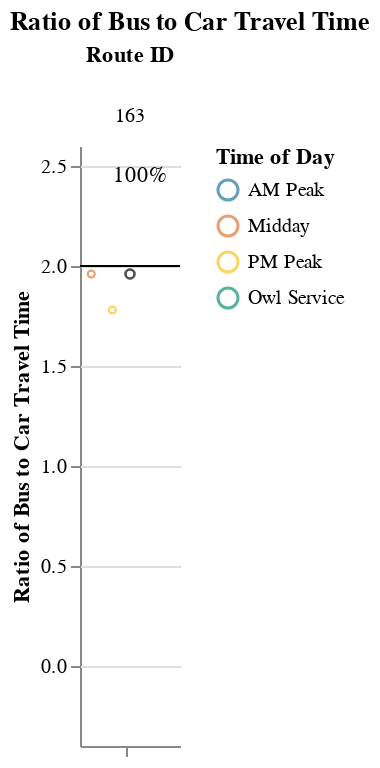
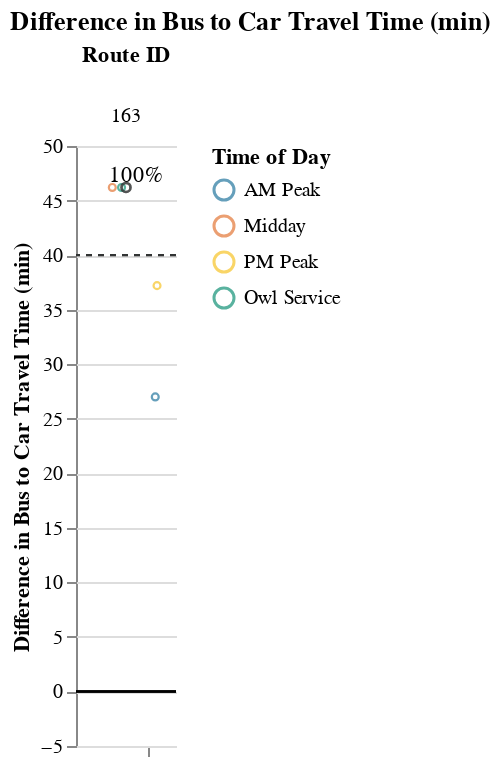

Notebook code for these charts, in order:
### Markdown cell above
### Long Routes (> 1.5 hrs)

### Code cell
route_group = "long"
try:
    display_charts_for_route_group(df, route_group)
except:
    print("No routes meet this criteria.")

### Figure 1 — Vega-Lite specification as saved in the notebook (floating-point values rounded to 4 significant figures)
{"config": {"view": {"continuousWidth": 400, "continuousHeight": 300, "stroke": null}, "facet": {"spacing": 0}}, "data": {"name": "data-0382d29c4ebfbc4f3064208bc8603e85"}, "facet": {"column": {"field": "route_id", "sort": ["163"], "title": "Route ID", "type": "nominal"}}, "spec": {"layer": [{"mark": "rule", "encoding": {"color": {"value": "black"}, "y": {"field": "cutoff", "type": "quantitative"}}, "selection": {"selector005": {"type": "interval", "bind": "scales", "encodings": ["x", "y"]}}}, {"mark": {"type": "point", "opacity": 0.65, "size": 12, "strokeWidth": 1.1}, "encoding": {"color": {"field": "time_of_day", "scale": {"range": ["#136C97", "#E16B26", "#F6BF16", "#00896B", "#7790A3", "#5B559C"]}, "sort": ["AM Peak", "Midday", "PM Peak", "Owl Service"], "title": "Time of Day", "type": "nominal"}, "tooltip": [{"field": "route_id", "type": "nominal"}, {"field": "trip_id", "type": "nominal"}, {"field": "service_hours", "type": "quantitative"}, {"field": "car_duration_hours", "type": "quantitative"}, {"field": "bus_multiplier", "type": "quantitative"}, {"field": "bus_difference", "type": "quantitative"}, {"field": "num_trips", "type": "quantitative"}, {"field": "num_competitive", "type": "quantitative"}, {"field": "pct_trips_competitive", "type": "quantitative"}, {"field": "p25", "type": "quantitative"}, {"field": "p50", "type": "quantitative"}, {"field": "p75", "type": "quantitative"}], "x": {"axis": {"grid": false, "labels": false, "ticks": true, "values": [0]}, "field": "jitter", "scale": {}, "title": null, "type": "quantitative"}, "y": {"field": "bus_multiplier", "scale": {"domain": [-0.25, 2.5]}, "title": "Ratio of Bus to Car Travel Time", "type": "quantitative"}}, "transform": [{"calculate": "sqrt(-2*log(random()))*cos(2*PI*random())", "as": "jitter"}], "width": 50}, {"layer": [{"mark": {"type": "point", "opacity": 0.6, "size": 20, "strokeWidth": 1.3}, "encoding": {"color": {"value": "#323434"}, "y": {"field": "bus_multiplier", "type": "quantitative"}}, "transform": [{"filter": "(datum.p50_trip === 1)"}]}, {"mark": {"type": "text", "align": "center", "baseline": "middle"}, "encoding": {"color": {"value": "black"}, "text": {"field": "pct_trips_competitive", "format": ".0%", "type": "quantitative"}, "tooltip": [{"field": "route_id", "type": "nominal"}, {"field": "trip_id", "type": "nominal"}, {"field": "service_hours", "type": "quantitative"}, {"field": "car_duration_hours", "type": "quantitative"}, {"field": "bus_multiplier", "type": "quantitative"}, {"field": "bus_difference", "type": "quantitative"}, {"field": "num_trips", "type": "quantitative"}, {"field": "num_competitive", "type": "quantitative"}, {"field": "pct_trips_competitive", "type": "quantitative"}, {"field": "p25", "type": "quantitative"}, {"field": "p50", "type": "quantitative"}, {"field": "p75", "type": "quantitative"}], "x": {"value": 30}, "y": {"value": 15}}, "transform": [{"calculate": "sqrt(-2*log(random()))*cos(2*PI*random())", "as": "jitter"}, {"filter": "(datum.fastest_trip === 1)"}]}]}]}, "resolve": {"scale": {"y": "shared"}}, "title": "Ratio of Bus to Car Travel Time", "$schema": "https://vega.github.io/schema/vega-lite/v4.17.0.json", "datasets": {"data-0382d29c4ebfbc4f3064208bc8603e85": [{"calitp_itp_id": 284, "trip_key": -4920200429258155854, "trip_id": "254544", "shape_id": "31994", "route_id": "163", "service_hours": 1.25, "trip_first_departure_ts": 25500, "trip_last_arrival_ts": 30000, "departure_hour": 7, "time_of_day": "AM Peak", "p25": 1.377, "p50": 1.495, "p75": 1.57, "p50_trip": 0, "fastest_trip": 1, "car_duration_hours": 0.8, "competitive_route": 1, "bus_multiplier": 1.56, "bus_difference": 27.0, "num_trips": 4, "num_competitive": 4, "pct_trips_competitive": 1.0, "bus_difference_spread": 19.2, "route_group": "long", "max_trip_hrs": 1.57, "max_trip_route_group": 1.57, "name": "San Joaquin Regional Transit District", "caltrans_district": "10 - Stockton", "drmt_organization_name": "['recBXxWghAGPPIwaR']", "cutoff2": 40, "cutoff": 2}, {"calitp_itp_id": 284, "trip_key": 1157806018292467882, "trip_id": "254541", "shape_id": "31994", "route_id": "163", "service_hours": 1.42, "trip_first_departure_ts": 61500, "trip_last_arrival_ts": 66600, "departure_hour": 17, "time_of_day": "PM Peak", "p25": 1.377, "p50": 1.495, "p75": 1.57, "p50_trip": 0, "fastest_trip": 0, "car_duration_hours": 0.8, "competitive_route": 1, "bus_multiplier": 1.78, "bus_difference": 37.2, "num_trips": 4, "num_competitive": 4, "pct_trips_competitive": 1.0, "bus_difference_spread": 19.2, "route_group": "long", "max_trip_hrs": 1.57, "max_trip_route_group": 1.57, "name": "San Joaquin Regional Transit District", "caltrans_district": "10 - Stockton", "drmt_organization_name": "['recBXxWghAGPPIwaR']", "cutoff2": 40, "cutoff": 2}, {"calitp_itp_id": 284, "trip_key": 1220838802255318798, "trip_id": "254537", "shape_id": "31993", "route_id": "163", "service_hours": 1.57, "trip_first_departure_ts": 55800, "trip_last_arrival_ts": 61440, "departure_hour": 15, "time_of_day": "Midday", "p25": 1.377, "p50": 1.495, "p75": 1.57, "p50_trip": 1, "fastest_trip": 0, "car_duration_hours": 0.8, "competitive_route": 1, "bus_multiplier": 1.96, "bus_difference": 46.2, "num_trips": 4, "num_competitive": 4, "pct_trips_competitive": 1.0, "bus_difference_spread": 19.2, "route_group": "long", "max_trip_hrs": 1.57, "max_trip_route_group": 1.57, "name": "San Joaquin Regional Transit District", "caltrans_district": "10 - Stockton", "drmt_organization_name": "['recBXxWghAGPPIwaR']", "cutoff2": 40, "cutoff": 2}, {"calitp_itp_id": 284, "trip_key": -9116816464402757111, "trip_id": "254540", "shape_id": "31993", "route_id": "163", "service_hours": 1.57, "trip_first_departure_ts": 19800, "trip_last_arrival_ts": 25440, "departure_hour": 5, "time_of_day": "Owl Service", "p25": 1.377, "p50": 1.495, "p75": 1.57, "p50_trip": 1, "fastest_trip": 0, "car_duration_hours": 0.8, "competitive_route": 1, "bus_multiplier": 1.96, "bus_difference": 46.2, "num_trips": 4, "num_competitive": 4, "pct_trips_competitive": 1.0, "bus_difference_spread": 19.2, "route_group": "long", "max_trip_hrs": 1.57, "max_trip_route_group": 1.57, "name": "San Joaquin Regional Transit District", "caltrans_district": "10 - Stockton", "drmt_organization_name": "['recBXxWghAGPPIwaR']", "cutoff2": 40, "cutoff": 2}]}}

### Figure 2 — Vega-Lite specification as saved in the notebook (floating-point values rounded to 4 significant figures)
{"config": {"view": {"continuousWidth": 400, "continuousHeight": 300, "stroke": null}, "facet": {"spacing": 0}}, "data": {"name": "data-929c72b793d60766c5dfccc5164b6b20"}, "facet": {"column": {"field": "route_id", "sort": ["163"], "title": "Route ID", "type": "nominal"}}, "spec": {"layer": [{"mark": "rule", "encoding": {"color": {"value": "black"}, "y": {"field": "cutoff", "type": "quantitative"}}, "selection": {"selector006": {"type": "interval", "bind": "scales", "encodings": ["x", "y"]}}}, {"mark": {"type": "rule", "strokeDash": [3, 3]}, "encoding": {"color": {"value": "#323434"}, "y": {"field": "cutoff2", "type": "quantitative"}}}, {"mark": {"type": "point", "opacity": 0.65, "size": 12, "strokeWidth": 1.1}, "encoding": {"color": {"field": "time_of_day", "scale": {"range": ["#136C97", "#E16B26", "#F6BF16", "#00896B", "#7790A3", "#5B559C"]}, "sort": ["AM Peak", "Midday", "PM Peak", "Owl Service"], "title": "Time of Day", "type": "nominal"}, "tooltip": [{"field": "route_id", "type": "nominal"}, {"field": "trip_id", "type": "nominal"}, {"field": "service_hours", "type": "quantitative"}, {"field": "car_duration_hours", "type": "quantitative"}, {"field": "bus_multiplier", "type": "quantitative"}, {"field": "bus_difference", "type": "quantitative"}, {"field": "num_trips", "type": "quantitative"}, {"field": "num_competitive", "type": "quantitative"}, {"field": "pct_trips_competitive", "type": "quantitative"}, {"field": "p25", "type": "quantitative"}, {"field": "p50", "type": "quantitative"}, {"field": "p75", "type": "quantitative"}], "x": {"axis": {"grid": false, "labels": false, "ticks": true, "values": [0]}, "field": "jitter", "scale": {}, "title": null, "type": "quantitative"}, "y": {"field": "bus_difference", "scale": {"domain": [-5, 46.2]}, "title": "Difference in Bus to Car Travel Time (min)", "type": "quantitative"}}, "transform": [{"calculate": "sqrt(-2*log(random()))*cos(2*PI*random())", "as": "jitter"}], "width": 50}, {"layer": [{"mark": {"type": "point", "opacity": 0.6, "size": 20, "strokeWidth": 1.3}, "encoding": {"color": {"value": "#323434"}, "y": {"field": "bus_difference", "type": "quantitative"}}, "transform": [{"filter": "(datum.p50_trip === 1)"}]}, {"mark": {"type": "text", "align": "center", "baseline": "middle"}, "encoding": {"color": {"value": "black"}, "text": {"field": "pct_trips_competitive", "format": ".0%", "type": "quantitative"}, "tooltip": [{"field": "route_id", "type": "nominal"}, {"field": "trip_id", "type": "nominal"}, {"field": "service_hours", "type": "quantitative"}, {"field": "car_duration_hours", "type": "quantitative"}, {"field": "bus_multiplier", "type": "quantitative"}, {"field": "bus_difference", "type": "quantitative"}, {"field": "num_trips", "type": "quantitative"}, {"field": "num_competitive", "type": "quantitative"}, {"field": "pct_trips_competitive", "type": "quantitative"}, {"field": "p25", "type": "quantitative"}, {"field": "p50", "type": "quantitative"}, {"field": "p75", "type": "quantitative"}], "x": {"value": 30}, "y": {"value": 15}}, "transform": [{"calculate": "sqrt(-2*log(random()))*cos(2*PI*random())", "as": "jitter"}, {"filter": "(datum.fastest_trip === 1)"}]}]}]}, "resolve": {"scale": {"y": "shared"}}, "title": "Difference in Bus to Car Travel Time (min)", "$schema": "https://vega.github.io/schema/vega-lite/v4.17.0.json", "datasets": {"data-929c72b793d60766c5dfccc5164b6b20": [{"calitp_itp_id": 284, "trip_key": -4920200429258155854, "trip_id": "254544", "shape_id": "31994", "route_id": "163", "service_hours": 1.25, "trip_first_departure_ts": 25500, "trip_last_arrival_ts": 30000, "departure_hour": 7, "time_of_day": "AM Peak", "p25": 1.377, "p50": 1.495, "p75": 1.57, "p50_trip": 0, "fastest_trip": 1, "car_duration_hours": 0.8, "competitive_route": 1, "bus_multiplier": 1.56, "bus_difference": 27.0, "num_trips": 4, "num_competitive": 4, "pct_trips_competitive": 1.0, "bus_difference_spread": 19.2, "route_group": "long", "max_trip_hrs": 1.57, "max_trip_route_group": 1.57, "name": "San Joaquin Regional Transit District", "caltrans_district": "10 - Stockton", "drmt_organization_name": "['recBXxWghAGPPIwaR']", "cutoff2": 40, "cutoff": 0}, {"calitp_itp_id": 284, "trip_key": 1157806018292467882, "trip_id": "254541", "shape_id": "31994", "route_id": "163", "service_hours": 1.42, "trip_first_departure_ts": 61500, "trip_last_arrival_ts": 66600, "departure_hour": 17, "time_of_day": "PM Peak", "p25": 1.377, "p50": 1.495, "p75": 1.57, "p50_trip": 0, "fastest_trip": 0, "car_duration_hours": 0.8, "competitive_route": 1, "bus_multiplier": 1.78, "bus_difference": 37.2, "num_trips": 4, "num_competitive": 4, "pct_trips_competitive": 1.0, "bus_difference_spread": 19.2, "route_group": "long", "max_trip_hrs": 1.57, "max_trip_route_group": 1.57, "name": "San Joaquin Regional Transit District", "caltrans_district": "10 - Stockton", "drmt_organization_name": "['recBXxWghAGPPIwaR']", "cutoff2": 40, "cutoff": 0}, {"calitp_itp_id": 284, "trip_key": 1220838802255318798, "trip_id": "254537", "shape_id": "31993", "route_id": "163", "service_hours": 1.57, "trip_first_departure_ts": 55800, "trip_last_arrival_ts": 61440, "departure_hour": 15, "time_of_day": "Midday", "p25": 1.377, "p50": 1.495, "p75": 1.57, "p50_trip": 1, "fastest_trip": 0, "car_duration_hours": 0.8, "competitive_route": 1, "bus_multiplier": 1.96, "bus_difference": 46.2, "num_trips": 4, "num_competitive": 4, "pct_trips_competitive": 1.0, "bus_difference_spread": 19.2, "route_group": "long", "max_trip_hrs": 1.57, "max_trip_route_group": 1.57, "name": "San Joaquin Regional Transit District", "caltrans_district": "10 - Stockton", "drmt_organization_name": "['recBXxWghAGPPIwaR']", "cutoff2": 40, "cutoff": 0}, {"calitp_itp_id": 284, "trip_key": -9116816464402757111, "trip_id": "254540", "shape_id": "31993", "route_id": "163", "service_hours": 1.57, "trip_first_departure_ts": 19800, "trip_last_arrival_ts": 25440, "departure_hour": 5, "time_of_day": "Owl Service", "p25": 1.377, "p50": 1.495, "p75": 1.57, "p50_trip": 1, "fastest_trip": 0, "car_duration_hours": 0.8, "competitive_route": 1, "bus_multiplier": 1.96, "bus_difference": 46.2, "num_trips": 4, "num_competitive": 4, "pct_trips_competitive": 1.0, "bus_difference_spread": 19.2, "route_group": "long", "max_trip_hrs": 1.57, "max_trip_route_group": 1.57, "name": "San Joaquin Regional Transit District", "caltrans_district": "10 - Stockton", "drmt_organization_name": "['recBXxWghAGPPIwaR']", "cutoff2": 40, "cutoff": 0}]}}
